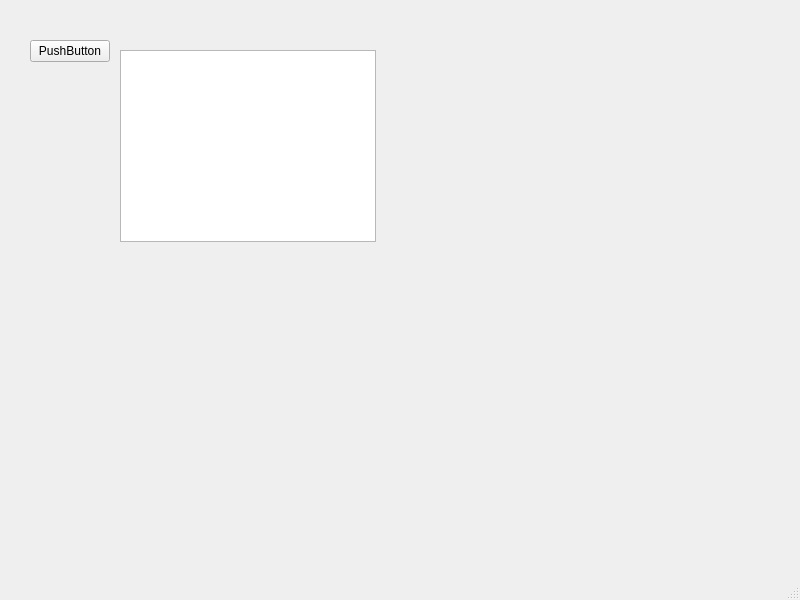
<?xml version="1.0" encoding="UTF-8"?>
<ui version="4.0">
 <class>MainWindow</class>
 <widget class="QMainWindow" name="MainWindow">
  <property name="geometry">
   <rect>
    <x>0</x>
    <y>0</y>
    <width>800</width>
    <height>600</height>
   </rect>
  </property>
  <property name="windowTitle">
   <string>MainWindow</string>
  </property>
  <widget class="QWidget" name="centralwidget">
   <widget class="QTextBrowser" name="textBrowser">
    <property name="geometry">
     <rect>
      <x>120</x>
      <y>50</y>
      <width>256</width>
      <height>192</height>
     </rect>
    </property>
   </widget>
   <widget class="QPushButton" name="pushButton">
    <property name="geometry">
     <rect>
      <x>30</x>
      <y>40</y>
      <width>80</width>
      <height>22</height>
     </rect>
    </property>
    <property name="text">
     <string>PushButton</string>
    </property>
   </widget>
  </widget>
  <widget class="QMenuBar" name="menubar">
   <property name="geometry">
    <rect>
     <x>0</x>
     <y>0</y>
     <width>800</width>
     <height>21</height>
    </rect>
   </property>
  </widget>
  <widget class="QStatusBar" name="statusbar"/>
 </widget>
 <resources/>
 <connections/>
</ui>
